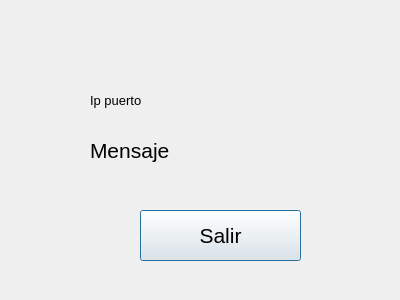
<?xml version="1.0" encoding="UTF-8"?>
<ui version="4.0">
 <class>TcpServer</class>
 <widget class="QDialog" name="TcpServer">
  <property name="geometry">
   <rect>
    <x>0</x>
    <y>0</y>
    <width>400</width>
    <height>300</height>
   </rect>
  </property>
  <property name="windowTitle">
   <string>TcpServer</string>
  </property>
  <widget class="QLabel" name="lbl_info">
   <property name="geometry">
    <rect>
     <x>90</x>
     <y>80</y>
     <width>291</width>
     <height>41</height>
    </rect>
   </property>
   <property name="font">
    <font>
     <pointsize>10</pointsize>
    </font>
   </property>
   <property name="text">
    <string>Ip puerto</string>
   </property>
  </widget>
  <widget class="QLabel" name="lbl_message">
   <property name="geometry">
    <rect>
     <x>90</x>
     <y>130</y>
     <width>121</width>
     <height>41</height>
    </rect>
   </property>
   <property name="font">
    <font>
     <pointsize>16</pointsize>
    </font>
   </property>
   <property name="text">
    <string>Mensaje</string>
   </property>
  </widget>
  <widget class="QPushButton" name="btn_close">
   <property name="geometry">
    <rect>
     <x>140</x>
     <y>210</y>
     <width>161</width>
     <height>51</height>
    </rect>
   </property>
   <property name="font">
    <font>
     <pointsize>16</pointsize>
    </font>
   </property>
   <property name="text">
    <string>Salir</string>
   </property>
  </widget>
 </widget>
 <resources/>
 <connections/>
</ui>
